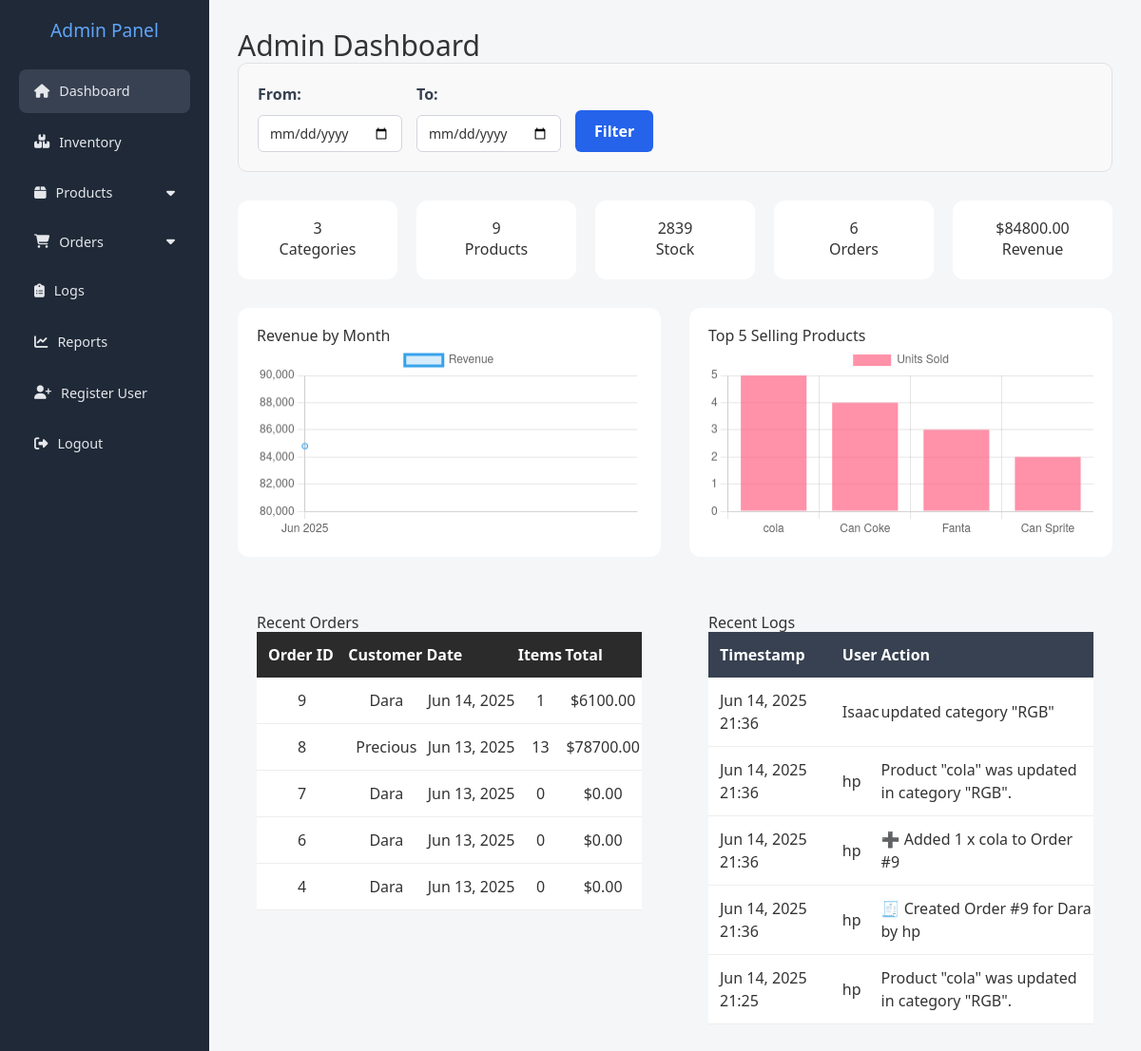
/ad/ (signed in), run on the app's committed database.
### sales/models.py (models this page shows, shortened)
class Order(models.Model):
    customer_name = models.CharField(max_length=200)
    sold_by = models.ForeignKey(settings.AUTH_USER_MODEL, on_delete=models.SET_NULL, null=True)
    created_at = models.DateTimeField(auto_now_add=True)
    @property
    def total_amount(self):
        return sum(item.total_price for item in self.items.all())
    @property
    def total_item(self):
        return self.items.aggregate(total=Sum('quantity'))['total'] or 0

class OrderItem(models.Model):
    order = models.ForeignKey(Order, related_name='items', on_delete=models.CASCADE)
    product = models.ForeignKey(Product, on_delete=models.CASCADE)
    quantity = models.PositiveIntegerField()
    @property
    def total_price(self):
        return self.product.price * self.quantity

### core/models.py (models this page shows, shortened)
class CustomUser(AbstractUser):
    ROLE_CHOICES = (
        ('admin_panel', 'Administrator'),
        ('storekeeper', 'Store Keeper'),
        ('salesperson', 'Sales Person')
    )
    role = models.CharField(max_length=40, choices=ROLE_CHOICES)

### inventory/models.py (models this page shows, shortened)
class Product(models.Model):
    name = models.CharField(max_length=100)
    stock = models.PositiveIntegerField()
    price = models.DecimalField(max_digits=10, decimal_places=2)
    category = models.ForeignKey(Category, related_name='products', on_delete=models.CASCADE)
    created_by = models.ForeignKey(settings.AUTH_USER_MODEL, null=True, blank=True, on_delete=models.SET_NULL)
    created_at = models.DateTimeField(default=timezone.now)  # ✅ Add this line

### logs/models.py (models this page shows, shortened)
class Log(models.Model):
    user = models.ForeignKey(User,on_delete=models.DO_NOTHING)
    log = models.TextField()
    created_at = models.DateTimeField(auto_now_add=True)

### admin_panel/views.py (the view)
# urls.py: path('', views.admin_dashboard, name='admin_dashboard'),
@login_required
@user_passes_test(is_admin)
def admin_dashboard(request):
    import json
    from datetime import datetime
    start_date = parse_date(request.GET.get('start_date')) if request.GET.get('start_date') else None
    end_date = parse_date(request.GET.get('end_date')) if request.GET.get('end_date') else None
    order_items = OrderItem.objects.all()
    orders = Order.objects.all()
    if start_date and end_date:
        orders = orders.filter(created_at__date__range=(start_date, end_date))
        order_items = order_items.filter(order__created_at__date__range=(start_date, end_date))
    total_categories = Category.objects.count()
    total_products = Product.objects.count()
    total_stock = Product.objects.aggregate(total=Sum('stock'))['total'] or 0
    total_orders = orders.count()
    total_revenue = order_items.aggregate(
        total=Sum(F('quantity') * F('product__price'), output_field=FloatField())
    )['total'] or 0
    revenue_by_month = (
        order_items
        .annotate(month=TruncMonth('order__created_at'))
        .values('month')
        .annotate(total=Sum(F('quantity') * F('product__price'), output_field=FloatField()))
        .order_by('month')
    )
    labels = [item['month'].strftime('%b %Y') for item in revenue_by_month]
    data = [item['total'] for item in revenue_by_month]
    top_products = (
        order_items
        .values('product__name')
        .annotate(count=Sum('quantity'))
        .order_by('-count')[:5]
    )
    top_labels = [item['product__name'] for item in top_products]
    top_data = [item['count'] for item in top_products]
    recent_orders = orders.order_by('-created_at')[:5]
    recent_log = Log.objects.order_by('-created_at')[:5]
    context = {
        'total_categories': total_categories,
        'total_products': total_products,
        'total_stock': total_stock,
        'total_orders': total_orders,
        'total_revenue': total_revenue,
        'labels': json.dumps(labels),
        'data': json.dumps(data),
        'top_labels': json.dumps(top_labels),
        'top_data': json.dumps(top_data),
        'recent_orders': recent_orders,
        'recent_log': recent_log,
    }
    return render(request, 'dashboard/admin_dashboard.html', context)

### admin_panel/views.py (called while the page is built)
def is_admin(user):
    return user.is_authenticated and user.is_admin

### admin_panel/templates/dashboard/admin_dashboard.html (shortened to what this page needs)
{% extends "base.html" %}
{% block content %}
<header><h1 style="font-size: 30px">Admin Dashboard</h1></header>
<form method="get" class="filter-form">
    <div class="filter-group">
        <label for="start">From:</label>
        <input type="date" name="start_date" id="start" value="{{ request.GET.start_date }}">
    </div>
    <div class="filter-group">
        <label for="end">To:</label>
        <input type="date" name="end_date" id="end" value="{{ request.GET.end_date }}">
    </div>
    <button type="submit" class="filter-button">Filter</button>
</form>
<div style="display: flex; flex-wrap: wrap; gap: 20px; margin-bottom: 30px;">
    <div style="flex: 1; background: white; padding: 20px; border-radius: 12px; text-align: center;">
        <h2>{{ total_categories }}</h2>
        <p>Categories</p>
    </div>
    <div style="flex: 1; background: white; padding: 20px; border-radius: 12px; text-align: center;">
        <h2>{{ total_products }}</h2>
        <p>Products</p>
    </div>
    <div style="flex: 1; background: white; padding: 20px; border-radius: 12px; text-align: center;">
        <h2>{{ total_stock }}</h2>
        <p>Stock</p>
    </div>
    <div style="flex: 1; background: white; padding: 20px; border-radius: 12px; text-align: center;">
        <h2>{{ total_orders }}</h2>
        <p>Orders</p>
    </div>
    <div style="flex: 1; background: white; padding: 20px; border-radius: 12px; text-align: center;">
        <h2>${{ total_revenue|floatformat:2 }}</h2>
        <p>Revenue</p>
    </div>
</div>
<div style="display: flex; flex-wrap: wrap; gap: 30px;">
    <div style="flex: 1; min-width: 400px; background: white; padding: 20px; border-radius: 12px;">
        <h3>Revenue by Month</h3>
        {% if labels and data %}
            <canvas id="revenueChart"></canvas>
        {% else %}
            <p>No revenue data to display.</p>
        {% endif %}
    </div>
    <div style="flex: 1; min-width: 400px; background: white; padding: 20px; border-radius: 12px;">
        <h3>Top 5 Selling Products</h3>
        {% if top_labels and top_data %}
            <canvas id="topProductsChart"></canvas>
        {% else %}
            <p>No top products data to display.</p>
        {% endif %}
    </div>
</div>
<div style="display: flex; flex-wrap: wrap; gap: 30px;">
    <div style="margin-top: 40px; flex: 1; min-width: 400px; padding: 20px; border-radius: 12px;">
        <h3>Recent Orders</h3>
        <table style="width: 100%; border-collapse: collapse; background: white;">
            <thead style="background: #2b2b2b; color: white;">
                <tr>
                    <th style="padding: 12px;">Order ID</th>
                    <th>Customer</th>
                    <th>Date</th>
                    <th>Items</th>
                    <th>Total</th>
                </tr>
            </thead>
            <tbody>
                {% for order in recent_orders %}
                <tr style="text-align: center; border-bottom: 1px solid #eee;">
                    <td style="padding: 12px;">{{ order.id }}</td>
                    <td>{{ order.sold_by.get_full_name|default:order.customer_name }}</td>
                    <td>{{ order.created_at|date:"M d, Y" }}</td>
                    <td>{{ order.total_item }}</td>
                    <td>${{ order.total_amount|floatformat:2 }}</td>
                </tr>
                {% empty %}
                <tr><td colspan="5" style="text-align: center;">No orders found.</td></tr>
                {% endfor %}
            </tbody>
        </table>
    </div>
    <div style="margin-top: 40px; flex: 1; min-width: 400px; padding: 20px; border-radius: 12px;">
        <h3>Recent Logs</h3>
        <table style="width: 100%; border-collapse: collapse; background: white;">
            <thead style="background: #374151; color: white;">
                <tr>
                    <th style="padding: 12px;">Timestamp</th>
                    <th>User</th>
                    <th>Action</th>
                </tr>
            </thead>
            <tbody>
                {% for log in recent_log %}
                <tr style="text-align: left; border-bottom: 1px solid #eee;">
                    <td style="padding: 12px;">{{ log.created_at|date:"M d, Y H:i" }}</td>
                    <td>{{ log.user }}</td>
                    <td>{{ log.log }}</td>
                </tr>
                {% empty %}
                <tr><td colspan="3" style="text-align: center;">No logs found.</td></tr>
                {% endfor %}
            </tbody>
        </table>
    </div>
</div>
{% endblock %}
{% block scripts %}
<script>
    const revenueLabels = {{ labels|safe }};
    const revenueData = {{ data|safe }};
    const topLabels = {{ top_labels|safe }};
    const topData = {{ top_data|safe }};
    if (revenueLabels.length && revenueData.length) {
        new Chart(document.getElementById('revenueChart').getContext('2d'), {
            type: 'line',
            data: {
                labels: revenueLabels,
                datasets: [{
                    label: 'Revenue',
                    data: revenueData,
                    borderColor: 'rgba(54, 162, 235, 1)',
                    backgroundColor: 'rgba(54, 162, 235, 0.2)',
                    tension: 0.4
                }]
            }
        });
    }
    if (topLabels.length && topData.length) {
        new Chart(document.getElementById('topProductsChart').getContext('2d'), {
            type: 'bar',
            data: {
                labels: topLabels,
                datasets: [{
                    label: 'Units Sold',
                    data: topData,
                    backgroundColor: 'rgba(255, 99, 132, 0.7)'
                }]
            }
        });
    }
</script>
{% endblock %}

### admin_panel/templates/dashboard/admin_dashboard.html (style rules this page uses)
.filter-form { display: flex; flex-wrap: wrap; gap: 15px; align-items: flex-end; margin-bottom: 30px; background: #f9f9f9; padding: 20px; border-radius: 10px; border: 1px solid #e2e2e2; }
.filter-group { display: flex; flex-direction: column; gap: 10px; }
.filter-group label { font-weight: 600; color: #374151; }
.filter-group input[type="date"] { padding: 8px 12px; border: 1px solid #d1d5db; border-radius: 6px; background: white; font-size: 14px; }
.filter-button { padding: 10px 20px; background-color: #2563eb; color: white; font-weight: bold; border: none; border-radius: 6px; cursor: pointer; transition: background-color 0.2s; }

### templates/base.html (style rules this page uses)
body { margin: 0; font-family: 'Segoe UI', Tahoma, Geneva, Verdana, sans-serif; background-color: #f4f6f8; color: #333; }

### data on the page
Order: id "9", sold_by.get_full_name "Dara", created_at "Jun 14, 2025", total_item "1", total_amount "6100.00"
Order: id "8", sold_by.get_full_name "Precious", created_at "Jun 13, 2025", total_item "13", total_amount "78700.00"
Order: id "7", sold_by.get_full_name "Dara", created_at "Jun 13, 2025", total_item "0", total_amount "0.00"
Order: id "6", sold_by.get_full_name "Dara", created_at "Jun 13, 2025", total_item "0", total_amount "0.00"
Order: id "4", sold_by.get_full_name "Dara", created_at "Jun 13, 2025", total_item "0", total_amount "0.00"
Log: created_at "Jun 14, 2025 21:36", user "Isaac", log "updated category \"RGB\""
Log: created_at "Jun 14, 2025 21:36", user "hp", log "Product \"cola\" was updated in category \"RGB\"."
Log: created_at "Jun 14, 2025 21:36", user "hp", log "➕ Added 1 x cola to Order #9"
Log: created_at "Jun 14, 2025 21:36", user "hp", log "🧾 Created Order #9 for Dara by hp"
Log: created_at "Jun 14, 2025 21:25", user "hp", log "Product \"cola\" was updated in category \"RGB\"."

### other printed values
{{ total_categories }} "3"
{{ total_products }} "9"
{{ total_stock }} "2839"
{{ total_orders }} "6"
{{ total_revenue|floatformat:2 }} "84800.00"
chart data {{ data|safe }} [84800.0]
chart data {{ top_labels|safe }} ["cola", "Can Coke", "Fanta", "Can Sprite"]
chart data {{ top_data|safe }} [5, 4, 3, 2]
